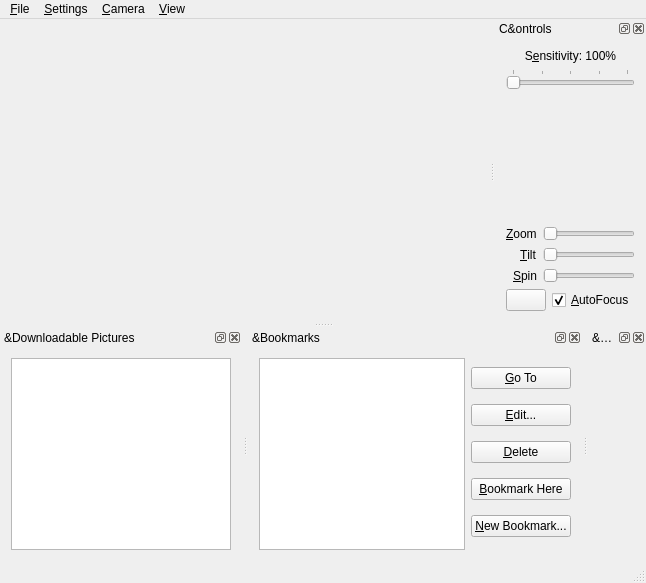
<?xml version="1.0" encoding="UTF-8"?>
<ui version="4.0">
 <class>MainWindow</class>
 <widget class="QMainWindow" name="MainWindow">
  <property name="geometry">
   <rect>
    <x>0</x>
    <y>0</y>
    <width>646</width>
    <height>583</height>
   </rect>
  </property>
  <property name="windowTitle">
   <string>Repatriator</string>
  </property>
  <property name="windowIcon">
   <iconset resource="repatriator.qrc">
    <normaloff>:/general/resource/bug.ico</normaloff>:/general/resource/bug.ico</iconset>
  </property>
  <widget class="QWidget" name="centralWidget">
   <widget class="ImageDisplayWidget" name="displayWidget" native="true">
    <property name="geometry">
     <rect>
      <x>120</x>
      <y>50</y>
      <width>271</width>
      <height>171</height>
     </rect>
    </property>
   </widget>
  </widget>
  <widget class="QStatusBar" name="statusBar"/>
  <widget class="QDockWidget" name="controlsDock">
   <property name="features">
    <set>QDockWidget::AllDockWidgetFeatures</set>
   </property>
   <property name="windowTitle">
    <string>C&amp;ontrols</string>
   </property>
   <attribute name="dockWidgetArea">
    <number>2</number>
   </attribute>
   <widget class="QWidget" name="dockWidgetContents">
    <layout class="QVBoxLayout" name="verticalLayout_3">
     <item>
      <widget class="QLabel" name="sensitivityLabel">
       <property name="text">
        <string>S&amp;ensitivity: 100%</string>
       </property>
       <property name="alignment">
        <set>Qt::AlignCenter</set>
       </property>
       <property name="margin">
        <number>0</number>
       </property>
       <property name="buddy">
        <cstring>sensitivitySlider</cstring>
       </property>
      </widget>
     </item>
     <item>
      <widget class="QSlider" name="sensitivitySlider">
       <property name="maximum">
        <number>4</number>
       </property>
       <property name="pageStep">
        <number>1</number>
       </property>
       <property name="value">
        <number>0</number>
       </property>
       <property name="orientation">
        <enum>Qt::Horizontal</enum>
       </property>
       <property name="tickPosition">
        <enum>QSlider::TicksAbove</enum>
       </property>
      </widget>
     </item>
     <item>
      <widget class="ShadowMinimap" name="shadowMinimap" native="true">
       <property name="enabled">
        <bool>false</bool>
       </property>
       <property name="sizePolicy">
        <sizepolicy hsizetype="Expanding" vsizetype="Expanding">
         <horstretch>0</horstretch>
         <verstretch>0</verstretch>
        </sizepolicy>
       </property>
      </widget>
     </item>
     <item>
      <layout class="QFormLayout" name="formLayout">
       <property name="labelAlignment">
        <set>Qt::AlignRight|Qt::AlignTrailing|Qt::AlignVCenter</set>
       </property>
       <item row="0" column="0">
        <widget class="QLabel" name="label_3">
         <property name="text">
          <string>&amp;Zoom</string>
         </property>
         <property name="buddy">
          <cstring>liftSliderZ</cstring>
         </property>
        </widget>
       </item>
       <item row="0" column="1">
        <widget class="ShadowSlider" name="liftSliderZ">
         <property name="enabled">
          <bool>false</bool>
         </property>
         <property name="sizePolicy">
          <sizepolicy hsizetype="Expanding" vsizetype="Fixed">
           <horstretch>0</horstretch>
           <verstretch>0</verstretch>
          </sizepolicy>
         </property>
         <property name="orientation">
          <enum>Qt::Horizontal</enum>
         </property>
        </widget>
       </item>
       <item row="1" column="0">
        <widget class="QLabel" name="label">
         <property name="text">
          <string>&amp;Tilt</string>
         </property>
         <property name="buddy">
          <cstring>orbitSliderB</cstring>
         </property>
        </widget>
       </item>
       <item row="1" column="1">
        <widget class="ShadowSlider" name="orbitSliderB">
         <property name="enabled">
          <bool>false</bool>
         </property>
         <property name="orientation">
          <enum>Qt::Horizontal</enum>
         </property>
        </widget>
       </item>
       <item row="2" column="0">
        <widget class="QLabel" name="label_2">
         <property name="text">
          <string>&amp;Spin</string>
         </property>
         <property name="buddy">
          <cstring>orbitSliderA</cstring>
         </property>
        </widget>
       </item>
       <item row="2" column="1">
        <widget class="ShadowSlider" name="orbitSliderA">
         <property name="enabled">
          <bool>false</bool>
         </property>
         <property name="orientation">
          <enum>Qt::Horizontal</enum>
         </property>
        </widget>
       </item>
      </layout>
     </item>
     <item>
      <layout class="QHBoxLayout" name="horizontalLayout">
       <item>
        <widget class="QPushButton" name="snapshotButton">
         <property name="sizePolicy">
          <sizepolicy hsizetype="Fixed" vsizetype="Fixed">
           <horstretch>0</horstretch>
           <verstretch>0</verstretch>
          </sizepolicy>
         </property>
         <property name="icon">
          <iconset resource="repatriator.qrc">
           <normaloff>:/general/resource/camera.png</normaloff>:/general/resource/camera.png</iconset>
         </property>
         <property name="shortcut">
          <string>Ctrl+T</string>
         </property>
        </widget>
       </item>
       <item>
        <widget class="QCheckBox" name="autoFocusEnabledCheckBox">
         <property name="text">
          <string>&amp;AutoFocus</string>
         </property>
         <property name="checked">
          <bool>true</bool>
         </property>
        </widget>
       </item>
      </layout>
     </item>
    </layout>
   </widget>
  </widget>
  <widget class="QDockWidget" name="filesDock">
   <property name="features">
    <set>QDockWidget::AllDockWidgetFeatures</set>
   </property>
   <property name="windowTitle">
    <string>&amp;Downloadable Pictures</string>
   </property>
   <attribute name="dockWidgetArea">
    <number>8</number>
   </attribute>
   <widget class="QWidget" name="dockWidgetContents_2">
    <layout class="QHBoxLayout" name="horizontalLayout_2">
     <item>
      <widget class="QListWidget" name="picturesList">
       <property name="contextMenuPolicy">
        <enum>Qt::CustomContextMenu</enum>
       </property>
       <property name="selectionMode">
        <enum>QAbstractItemView::ExtendedSelection</enum>
       </property>
       <property name="movement">
        <enum>QListView::Static</enum>
       </property>
       <property name="viewMode">
        <enum>QListView::IconMode</enum>
       </property>
      </widget>
     </item>
    </layout>
   </widget>
  </widget>
  <widget class="QMenuBar" name="menuBar">
   <property name="geometry">
    <rect>
     <x>0</x>
     <y>0</y>
     <width>646</width>
     <height>25</height>
    </rect>
   </property>
   <widget class="QMenu" name="fileMenu">
    <property name="title">
     <string>&amp;File</string>
    </property>
    <addaction name="actionSelectAll"/>
    <addaction name="separator"/>
    <addaction name="actionDownload"/>
    <addaction name="actionDiscardSelectedFiles"/>
    <addaction name="separator"/>
    <addaction name="actionDownloadAllAndQuit"/>
    <addaction name="separator"/>
    <addaction name="actionQuit"/>
   </widget>
   <widget class="QMenu" name="menu_Camera">
    <property name="title">
     <string>&amp;Camera</string>
    </property>
    <addaction name="actionTakeSnapshot"/>
   </widget>
   <widget class="QMenu" name="menuSe_ttings">
    <property name="title">
     <string>&amp;Settings</string>
    </property>
    <addaction name="actionChangeDownloadFolder"/>
    <addaction name="actionChangePassword"/>
   </widget>
   <widget class="QMenu" name="viewMenu">
    <property name="title">
     <string>&amp;View</string>
    </property>
   </widget>
   <addaction name="fileMenu"/>
   <addaction name="menuSe_ttings"/>
   <addaction name="menu_Camera"/>
   <addaction name="viewMenu"/>
  </widget>
  <widget class="QDockWidget" name="bookmarksDock">
   <property name="windowTitle">
    <string>&amp;Bookmarks</string>
   </property>
   <attribute name="dockWidgetArea">
    <number>8</number>
   </attribute>
   <widget class="QWidget" name="dockWidgetContents_3">
    <layout class="QHBoxLayout" name="horizontalLayout_4">
     <item>
      <layout class="QHBoxLayout" name="horizontalLayout_3">
       <item>
        <widget class="QListWidget" name="bookmarksList"/>
       </item>
       <item>
        <layout class="QVBoxLayout" name="verticalLayout">
         <item>
          <widget class="QPushButton" name="goToBookmarkButton">
           <property name="text">
            <string>&amp;Go To</string>
           </property>
          </widget>
         </item>
         <item>
          <widget class="QPushButton" name="editBookmarkButton">
           <property name="text">
            <string>&amp;Edit...</string>
           </property>
          </widget>
         </item>
         <item>
          <widget class="QPushButton" name="deleteBookmarkButton">
           <property name="text">
            <string>&amp;Delete</string>
           </property>
          </widget>
         </item>
         <item>
          <widget class="QPushButton" name="bookmarkHereButton">
           <property name="text">
            <string>&amp;Bookmark Here</string>
           </property>
          </widget>
         </item>
         <item>
          <widget class="QPushButton" name="newBookmarkButton">
           <property name="text">
            <string>&amp;New Bookmark...</string>
           </property>
          </widget>
         </item>
        </layout>
       </item>
      </layout>
     </item>
    </layout>
   </widget>
  </widget>
  <widget class="QDockWidget" name="locationsDock">
   <property name="windowTitle">
    <string>&amp;Locations</string>
   </property>
   <attribute name="dockWidgetArea">
    <number>8</number>
   </attribute>
   <widget class="QWidget" name="dockWidgetContents_4">
    <layout class="QHBoxLayout" name="horizontalLayout_5">
     <item>
      <layout class="QVBoxLayout" name="locationsLayout"/>
     </item>
    </layout>
   </widget>
  </widget>
  <action name="actionDownload">
   <property name="text">
    <string>&amp;Download Selected Pictures</string>
   </property>
   <property name="toolTip">
    <string>Downloads the selected pictures to your chosen download directory and then discards them from the server.</string>
   </property>
   <property name="shortcut">
    <string>Ctrl+S</string>
   </property>
  </action>
  <action name="actionDiscardSelectedFiles">
   <property name="text">
    <string>D&amp;iscard Selected Pictures</string>
   </property>
   <property name="toolTip">
    <string>Deletes the selected pictures from the server.</string>
   </property>
   <property name="shortcut">
    <string>Del</string>
   </property>
  </action>
  <action name="action">
   <property name="text">
    <string>-</string>
   </property>
  </action>
  <action name="actionDownloadAllAndQuit">
   <property name="text">
    <string>Download &amp;All and Quit</string>
   </property>
   <property name="toolTip">
    <string>Downloads all the pictures from the server to your chosen download directory and then deletes them from the server and then shuts down the application.</string>
   </property>
   <property name="shortcut">
    <string>Ctrl+Y</string>
   </property>
  </action>
  <action name="actionQuit">
   <property name="text">
    <string>&amp;Quit</string>
   </property>
   <property name="toolTip">
    <string>Shuts down the application.</string>
   </property>
  </action>
  <action name="actionTakeSnapshot">
   <property name="icon">
    <iconset resource="repatriator.qrc">
     <normaloff>:/general/resource/camera.png</normaloff>:/general/resource/camera.png</iconset>
   </property>
   <property name="text">
    <string>Take &amp;Snapshot</string>
   </property>
   <property name="toolTip">
    <string>Snap a detailed photo that you can download later.</string>
   </property>
   <property name="shortcut">
    <string>Ctrl+T</string>
   </property>
  </action>
  <action name="actionChangeDownloadFolder">
   <property name="text">
    <string>Change &amp;Download Destination Folder...</string>
   </property>
   <property name="toolTip">
    <string>Lets you choose a new location where you want pictures to be downloaded to.</string>
   </property>
  </action>
  <action name="actionSelectAll">
   <property name="text">
    <string>&amp;Select All</string>
   </property>
   <property name="toolTip">
    <string>Highlight all of the downloadable pictures</string>
   </property>
   <property name="shortcut">
    <string>Ctrl+A</string>
   </property>
  </action>
  <action name="actionChangePassword">
   <property name="text">
    <string>Change &amp;Password...</string>
   </property>
   <property name="toolTip">
    <string>Change the password you use to log in to this server</string>
   </property>
  </action>
 </widget>
 <layoutdefault spacing="6" margin="11"/>
 <customwidgets>
  <customwidget>
   <class>ShadowSlider</class>
   <extends>QSlider</extends>
   <header>ShadowSlider.h</header>
  </customwidget>
  <customwidget>
   <class>ShadowMinimap</class>
   <extends>QWidget</extends>
   <header>ShadowMinimap.h</header>
   <container>1</container>
  </customwidget>
  <customwidget>
   <class>ImageDisplayWidget</class>
   <extends>QWidget</extends>
   <header>ImageDisplayWidget.h</header>
   <container>1</container>
  </customwidget>
 </customwidgets>
 <tabstops>
  <tabstop>snapshotButton</tabstop>
  <tabstop>picturesList</tabstop>
 </tabstops>
 <resources>
  <include location="repatriator.qrc"/>
 </resources>
 <connections>
  <connection>
   <sender>actionSelectAll</sender>
   <signal>triggered()</signal>
   <receiver>picturesList</receiver>
   <slot>selectAll()</slot>
   <hints>
    <hint type="sourcelabel">
     <x>-1</x>
     <y>-1</y>
    </hint>
    <hint type="destinationlabel">
     <x>322</x>
     <y>455</y>
    </hint>
   </hints>
  </connection>
  <connection>
   <sender>bookmarksList</sender>
   <signal>doubleClicked(QModelIndex)</signal>
   <receiver>goToBookmarkButton</receiver>
   <slot>click()</slot>
   <hints>
    <hint type="sourcelabel">
     <x>326</x>
     <y>454</y>
    </hint>
    <hint type="destinationlabel">
     <x>485</x>
     <y>378</y>
    </hint>
   </hints>
  </connection>
 </connections>
</ui>
